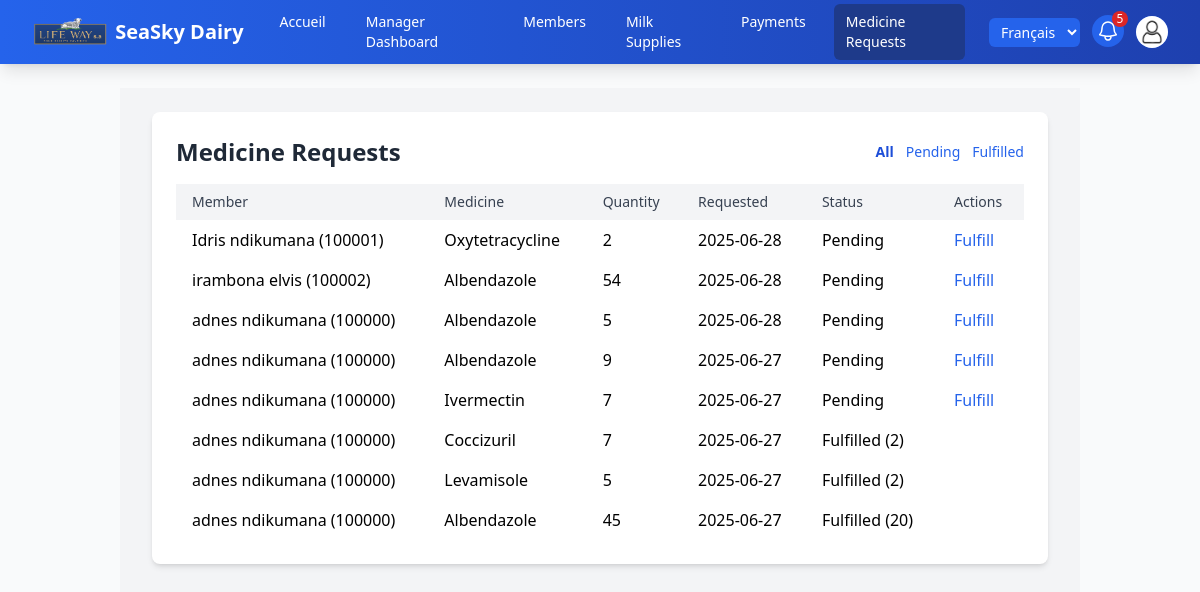
The page /medicine/requests/ (signed in) on the database its author committed.
### supply/models.py (models this page shows, shortened)
class MedicineRequest(models.Model):
    STATUS_CHOICES = (
        ('PENDING', _('Pending')),
        ('FULFILLED', _('Fulfilled')),
    )
    member = models.ForeignKey('Member', on_delete=models.CASCADE, related_name='medicine_requests')
    medicine = models.ForeignKey(Medicine, on_delete=models.CASCADE, related_name='requests')
    quantity = models.PositiveIntegerField(help_text=_("Requested quantity"))
    status = models.CharField(max_length=20, choices=STATUS_CHOICES, default='PENDING')
    request_date = models.DateTimeField(auto_now_add=True)
    fulfilled_quantity = models.PositiveIntegerField(null=True, blank=True)
    fulfilled_date = models.DateTimeField(null=True, blank=True)
    fulfilled_by = models.ForeignKey(settings.AUTH_USER_MODEL, on_delete=models.SET_NULL, null=True, blank=True)
    class Meta:
        ordering = ['-request_date']
        verbose_name = _("Medicine Request")
        verbose_name_plural = _("Medicine Requests")

class Member(models.Model):
    user = models.OneToOneField(User, on_delete=models.CASCADE, related_name="member_profile")
    cooperative = models.ForeignKey(Cooperative, on_delete=models.SET_NULL, null=True, blank=True, related_name="members")
    first_name = models.CharField(max_length=50)
    last_name = models.CharField(max_length=50)
    member_id = models.IntegerField(unique=True, editable=False)
    contact_number = models.CharField(max_length=15, blank=True)
    email = models.EmailField(blank=True, null=True)
    joined_date = models.DateField(default=timezone.now)
    def __str__(self):
        return f"{self.first_name} {self.last_name} ({self.member_id})"
    @property
    def full_name(self):
        return f"{self.first_name} {self.last_name}".strip()
    class Meta:
        indexes = [
            models.Index(fields=['member_id']),
            models.Index(fields=['cooperative']),
        ]

class Medicine(models.Model):
    name = models.CharField(max_length=100, unique=True)
    stock_quantity = models.PositiveIntegerField(default=0)
    image_url = models.ImageField(upload_to='medicines/', blank=True, null=True)
    description = models.TextField(blank=True, null=True)
    price = models.DecimalField(
        max_digits=10, decimal_places=2, validators=[MinValueValidator(0.01)],
        default=0.01
    )
    created_at = models.DateTimeField(auto_now_add=True)
    updated_at = models.DateTimeField(auto_now=True)
    class Meta:
        ordering = ['name']
        verbose_name = "Medicine"
        verbose_name_plural = "Medicines"

### supply/views.py (the view)
# urls.py: path('medicine/requests/', views.medicine_request_list, name='medicine_request_list'),
@role_required('ADMIN', 'MANAGER')
def medicine_request_list(request):
    requests = MedicineRequest.objects.select_related('member', 'medicine', 'fulfilled_by')
    if request.user.role == 'MANAGER':
        requests = requests.filter(member__cooperative=manager_cooperative(request.user))
    status = request.GET.get('status')
    if status in ('PENDING', 'FULFILLED'):
        requests = requests.filter(status=status)
    return render(request, 'medicine_request_list.html', {'requests': requests, 'status': status})

### supply/context_processors.py (called while the page is built)
def notifications(request):
    user = getattr(request, 'user', None)
    if user is None or not user.is_authenticated:
        return {}
    requests = MedicineRequest.objects.filter(status='PENDING')
    if user.role == 'MANAGER':
        profile = get_member_profile(user)
        requests = requests.filter(member__cooperative=profile.cooperative if profile else None)
    elif user.role != 'ADMIN':
        profile = get_member_profile(user)
        requests = requests.filter(member=profile) if profile else requests.none()
    return {'pending_request_count': requests.count()}

### supply/forms.py (called while the page is built)
def get_member_profile(user):
    if user is None or not user.is_authenticated:
        return None
    try:
        return user.member_profile
    except Member.DoesNotExist:
        return None

### supply/views.py (called while the page is built)
def role_required(*roles):
    def decorator(view):
        @wraps(view)
        @login_required
        def wrapper(request, *args, **kwargs):
            if request.user.role not in roles:
                return HttpResponseForbidden("Access denied")
            return view(request, *args, **kwargs)
        return wrapper
    return decorator

def manager_cooperative(user):
    profile = get_member_profile(user)
    return profile.cooperative if profile else None

### supply/templates/medicine_request_list.html (shortened to what this page needs)
{% extends 'base.html' %}
{% block content %}
<div class="min-h-screen bg-gray-100 py-6 px-4">
    <div class="max-w-4xl mx-auto bg-white p-6 rounded-lg shadow-md">
        <div class="flex items-center justify-between mb-4">
            <h1 class="text-2xl font-bold text-gray-800">Medicine Requests</h1>
            <div class="flex gap-3 text-sm">
                <a href="{% url 'medicine_request_list' %}" class="{% if not status %}font-semibold text-blue-700{% else %}text-blue-600 hover:underline{% endif %}">All</a>
                <a href="?status=PENDING" class="{% if status == 'PENDING' %}font-semibold text-blue-700{% else %}text-blue-600 hover:underline{% endif %}">Pending</a>
                <a href="?status=FULFILLED" class="{% if status == 'FULFILLED' %}font-semibold text-blue-700{% else %}text-blue-600 hover:underline{% endif %}">Fulfilled</a>
            </div>
        </div>
        <table class="min-w-full">
            <thead>
                <tr class="bg-gray-100">
                    <th class="px-4 py-2 text-left text-sm font-medium text-gray-700">Member</th>
                    <th class="px-4 py-2 text-left text-sm font-medium text-gray-700">Medicine</th>
                    <th class="px-4 py-2 text-left text-sm font-medium text-gray-700">Quantity</th>
                    <th class="px-4 py-2 text-left text-sm font-medium text-gray-700">Requested</th>
                    <th class="px-4 py-2 text-left text-sm font-medium text-gray-700">Status</th>
                    <th class="px-4 py-2 text-left text-sm font-medium text-gray-700">Actions</th>
                </tr>
            </thead>
            <tbody>
                {% for medicine_request in requests %}
                <tr class="hover:bg-gray-50">
                    <td class="px-4 py-2">{{ medicine_request.member }}</td>
                    <td class="px-4 py-2">{{ medicine_request.medicine.name }}</td>
                    <td class="px-4 py-2">{{ medicine_request.quantity }}</td>
                    <td class="px-4 py-2">{{ medicine_request.request_date|date:"Y-m-d" }}</td>
                    <td class="px-4 py-2">{{ medicine_request.get_status_display }}{% if medicine_request.status == 'FULFILLED' %} ({{ medicine_request.fulfilled_quantity }}){% endif %}</td>
                    <td class="px-4 py-2">
                        {% if medicine_request.status == 'PENDING' %}
                        <a href="{% url 'medicine_request_fulfill' medicine_request.pk %}" class="text-blue-600 hover:underline">Fulfill</a>
                        {% endif %}
                    </td>
                </tr>
                {% empty %}
                <tr>
                    <td colspan="6" class="px-4 py-2 text-center text-gray-500">No requests found.</td>
                </tr>
                {% endfor %}
            </tbody>
        </table>
    </div>
</div>
{% endblock %}

### rows shown on the page
MedicineRequest: member "Idris ndikumana (100001)", medicine.name "Oxytetracycline", quantity "2", request_date "2025-06-28", status "Pending", shows "Fulfill"
MedicineRequest: member "irambona elvis (100002)", medicine.name "Albendazole", quantity "54", request_date "2025-06-28", status "Pending", shows "Fulfill"
MedicineRequest: member "adnes ndikumana (100000)", medicine.name "Albendazole", quantity "5", request_date "2025-06-28", status "Pending", shows "Fulfill"
MedicineRequest: member "adnes ndikumana (100000)", medicine.name "Albendazole", quantity "9", request_date "2025-06-27", status "Pending", shows "Fulfill"
MedicineRequest: member "adnes ndikumana (100000)", medicine.name "Ivermectin", quantity "7", request_date "2025-06-27", status "Pending", shows "Fulfill"
MedicineRequest: member "adnes ndikumana (100000)", medicine.name "Coccizuril", quantity "7", request_date "2025-06-27", status "Fulfilled", fulfilled_quantity "2"
MedicineRequest: member "adnes ndikumana (100000)", medicine.name "Levamisole", quantity "5", request_date "2025-06-27", status "Fulfilled", fulfilled_quantity "2"
MedicineRequest: member "adnes ndikumana (100000)", medicine.name "Albendazole", quantity "45", request_date "2025-06-27", status "Fulfilled", fulfilled_quantity "20"

### other values the page prints
{{ pending_request_count }} "5"
